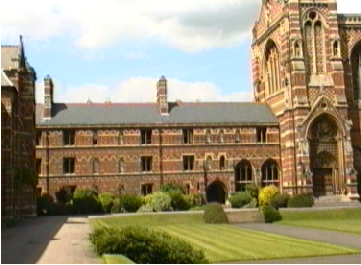
%> input picture Project6_Homography, Transformation/keble1.png, 361 x 265 px
$ octave mosaic.m   (GNU Octave 9; MATLAB toolbox functions it lacks are replaced by stand-ins)
%> lines starting %> are read from the running program, lines starting %| are printed output that depends on the picture; in (x1, y1, x2, y2) boxes, pixels count from 0 and x2, y2 are one past the last pixel; in counts of white or black regions, pixels touching at a corner belong together; the program's own positions count from 1
### Project6_Homography, Transformation/estimate_homography.m
function[H] = estimate_homography(PA, PB)
   A=[];

   %construct the A matrix
   for i=1:size(PA,1)
      tmp_1=[-PA(i,1) -PA(i,2) -1 0 0 0 PA(i,1)*PB(i,1) PA(i,2)*PB(i,1) PB(i,1)];
      tmp_2=[0 0 0 -PA(i,1) -PA(i,2) -1 PA(i,1)*PB(i,2) PA(i,2)*PB(i,2) PB(i,2)];
      A=[A;tmp_1;tmp_2];
   end

   %generate the H homography
   A
   [~,~,V]=svd(A);
   h=V(:,end);
   H=reshape(h,3,3)';
   H
end

### Project6_Homography, Transformation/apply_homography.m
function [p2]=apply_homography(p1,H)
    p2=H*[p1(1);p1(2);1];
    p2(1)=p2(1)/p2(3);
    p2(2)=p2(2)/p2(3);
    p2=p2(1:2,:);

end

### Project6_Homography, Transformation/mosaic.m
%load and show two images, extract pixel information
img1=imread('keble1.png');
%> img1 is the input picture: size 265x361x3 uint8; mean R, G, B 155.2, 144.6, 116.7
img2=imread('keble2.png') ;
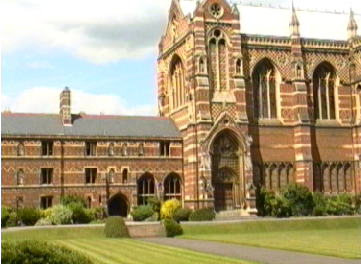
%> input picture Project6_Homography, Transformation/keble2.png, 361 x 265 px
%> img2 is the input picture: size 265x361x3 uint8; mean R, G, B 169.4, 154.8, 120
figure;
imshow(img1);
impixelinfo;
figure;
imshow(img2);
impixelinfo;

%extract 6 correspondences
PA=[253 102;184 155;230 224;338 15;344 138;252 47];
PB=[159 114;85 168;132 238;241 32;246 155;158 60];

%compute the homography
H=estimate_homography(PA,PB);

%pick a new point and apply the homography
pt=[217; 181];
matched_pt=apply_homography(pt,H);

%plot the matched correspondences
figure
subplot(1,2,1);
imshow(img1);
hold on;
plot(pt(1), pt(2), 'g*', 'LineWidth', 8, 'MarkerSize',1);
subplot(1,2,2);
imshow(img2);
hold on;
plot(matched_pt(1), matched_pt(2), 'y*', 'LineWidth', 8, 'MarkerSize', 1);
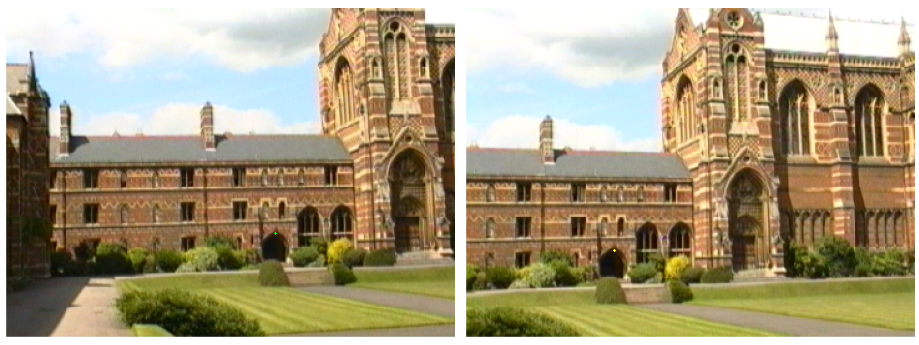
%> figure redrawn from the program's plot data, 2 panels
hold off
saveas(gcf,'keble_onept.png');

%stitch the imgs
canvas=stitch(img1,img2,H);
%> in stitch, `canvas(rlen:rlen*2-1,clen:clen*2-1,:)=img2;`:
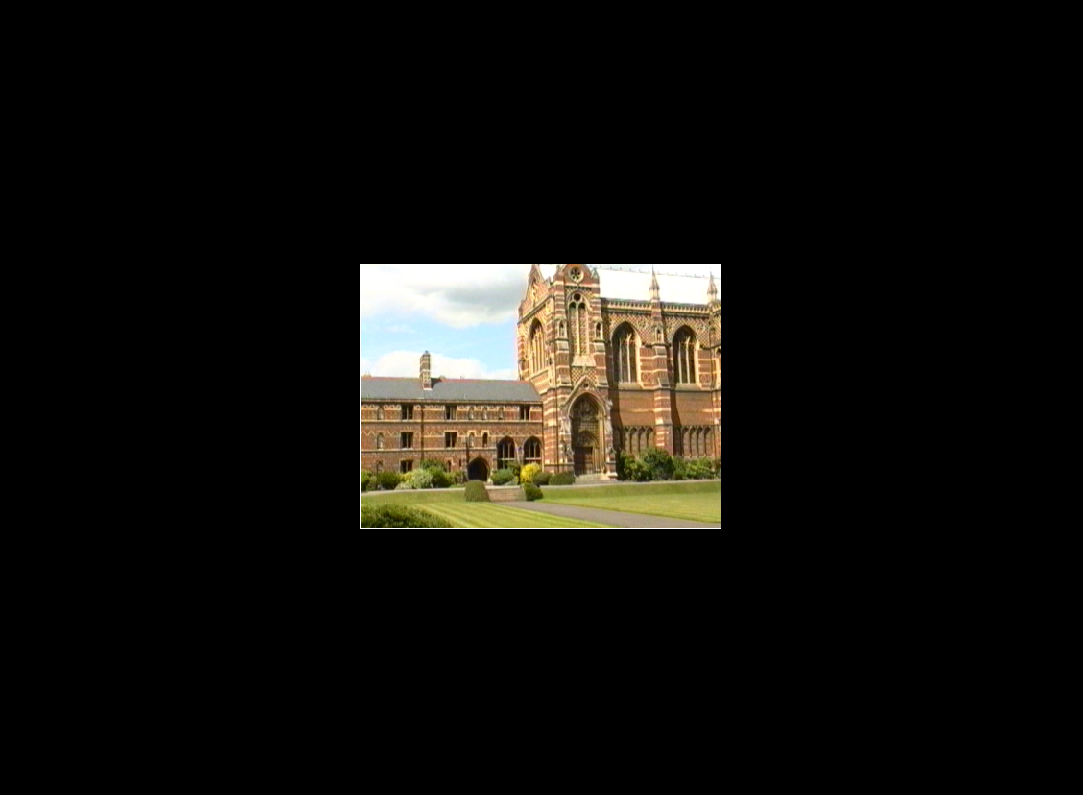
%> canvas: size 795x1083x3 uint8; mean R, G, B 18.8, 17.2, 13.3
%> after the loop in stitch, `for i=1:size(img1,1)`:
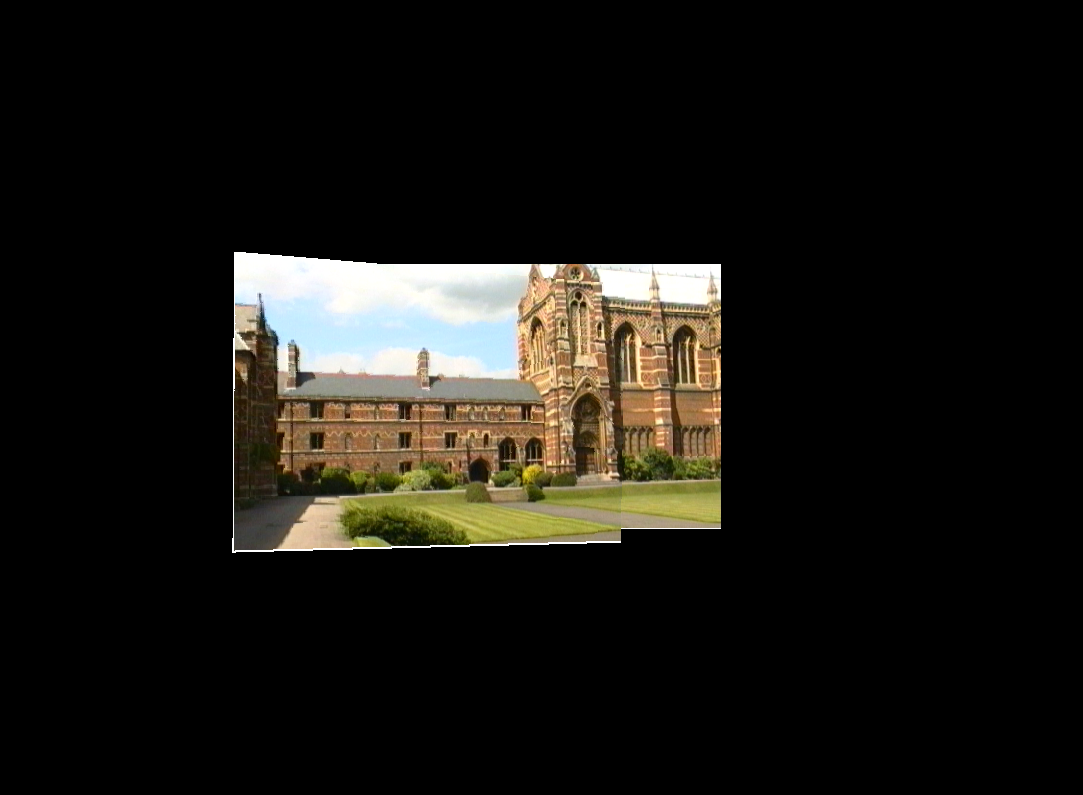
%> canvas: size 795x1083x3 uint8; 12.64% of pixels changed, all inside (x1, y1, x2, y2) = (232, 252, 625, 553)

%show stitching result
figure
imshow(canvas);
saveas(gcf,'keble_mosaic.png');


%load uttower1.JPG and uttower2.JPG
img1=imread('uttower1.JPG');
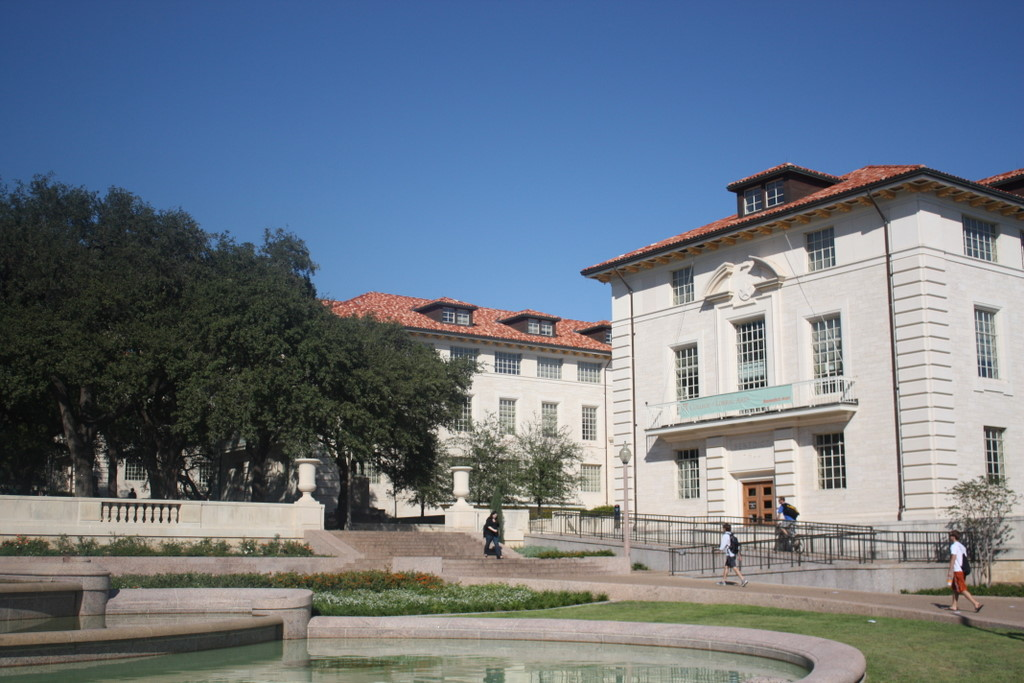
%> input picture Project6_Homography, Transformation/uttower1.JPG, 1024 x 683 px
%> img1 is the input picture: size 683x1024x3 uint8; mean R, G, B 107.7, 118.9, 132
img2=imread('uttower2.JPG');
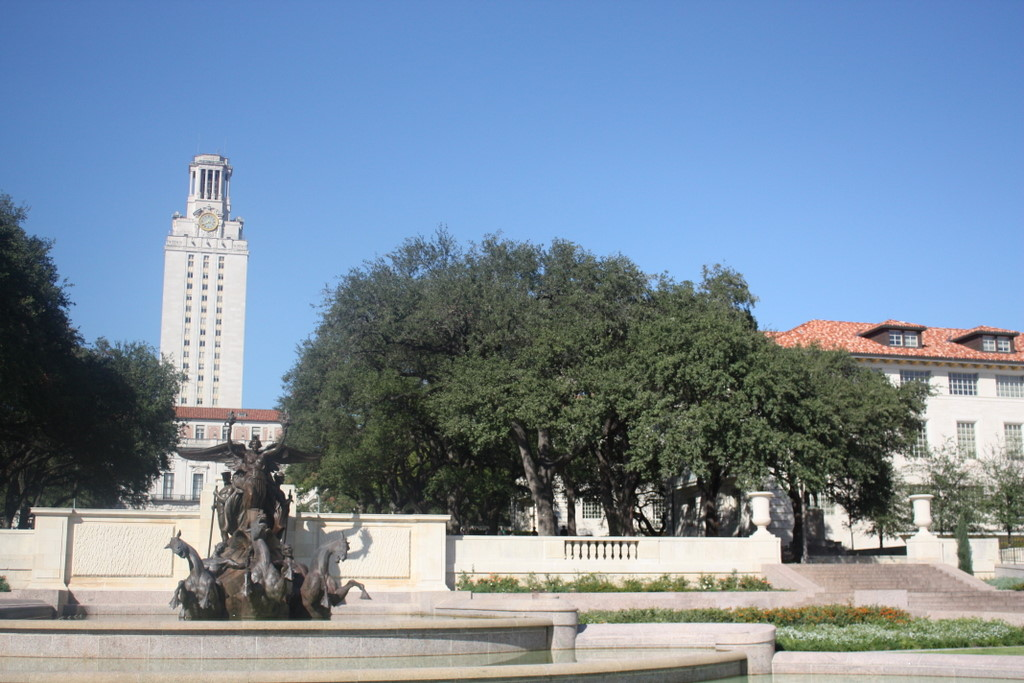
%> input picture Project6_Homography, Transformation/uttower2.JPG, 1024 x 683 px
%> img2 is the input picture: size 683x1024x3 uint8; mean R, G, B 121.7, 140, 159

figure
imshow(img1);
impixelinfo;
figure
imshow(img2);
impixelinfo;

%make 6 new correspondences
PA=[442 325;443 558;104 502;311 617;126 480;325 505];
PB=[890 347;905 591;566 542;775 651;583 519;782 539];

%compute the 2nd homography
H=estimate_homography(PA,PB);


%pick a new point and apply the homography
pt=[442; 558];
matched_pt=apply_homography(pt,H);

%plot the matched correspondences
figure
subplot(1,2,1);
imshow(img1);
hold on;
plot(pt(1), pt(2), 'g*', 'LineWidth', 8, 'MarkerSize',1);
subplot(1,2,2);
imshow(img2);
hold on;
plot(matched_pt(1), matched_pt(2), 'y*', 'LineWidth', 8, 'MarkerSize', 1);
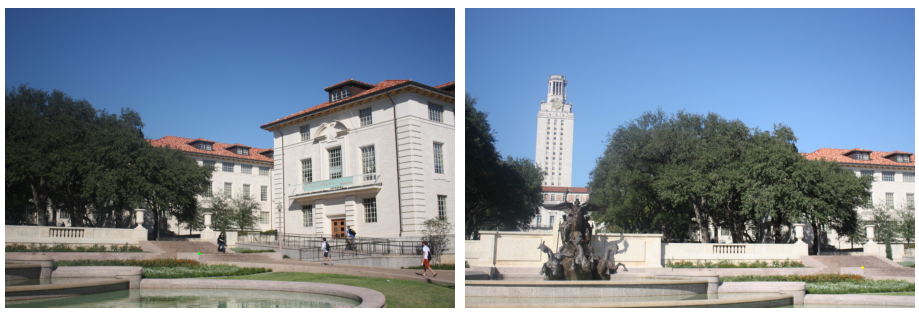
%> figure redrawn from the program's plot data, 2 panels
hold off
saveas(gcf,'uttower_onept.png');

%perform stitching
%> the run ends on the next line
canvas=stitch(img1,img2,H);
% [9 lines not run here, left out]
function [canvas]=stitch(img1,img2,H)
    %create canvas
    [rlen,clen,~]=size(img2);
    canvas=uint8(zeros(rlen*3, clen*3,3));
    canvas(rlen:rlen*2-1,clen:clen*2-1,:)=img2;

    %stitching, apply homography
    for i=1:size(img1,1)
       for j=1:size(img1,2)
           p1=[j;i];
           p2=apply_homography(p1,H);
           x=p2(1);
           y=p2(2);
           canvas(rlen+floor(y),clen+floor(x),:)=img1(i,j,:);
           canvas(rlen+ceil(y),clen+floor(x),:)=img1(i,j,:);
           canvas(rlen+floor(y),clen+ceil(x),:)=img1(i,j,:);
           canvas(rlen+ceil(y),clen+ceil(x),:)=img1(i,j,:);
       end
    end
end
